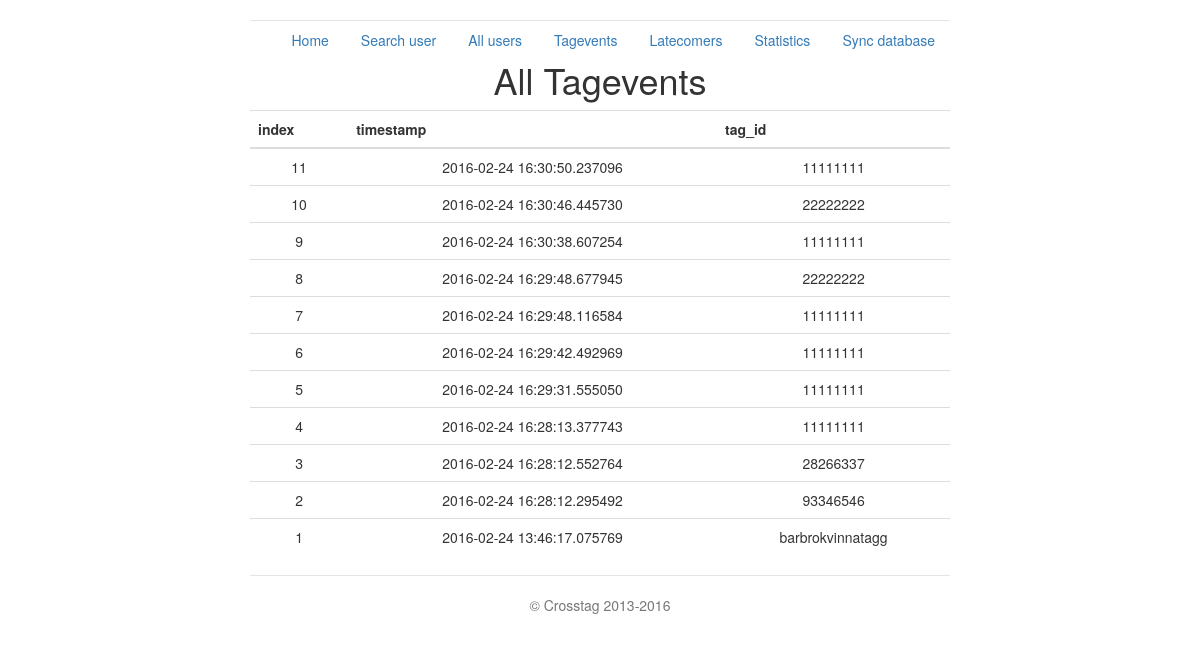
The page /all_tagevents on the database as committed earlier.
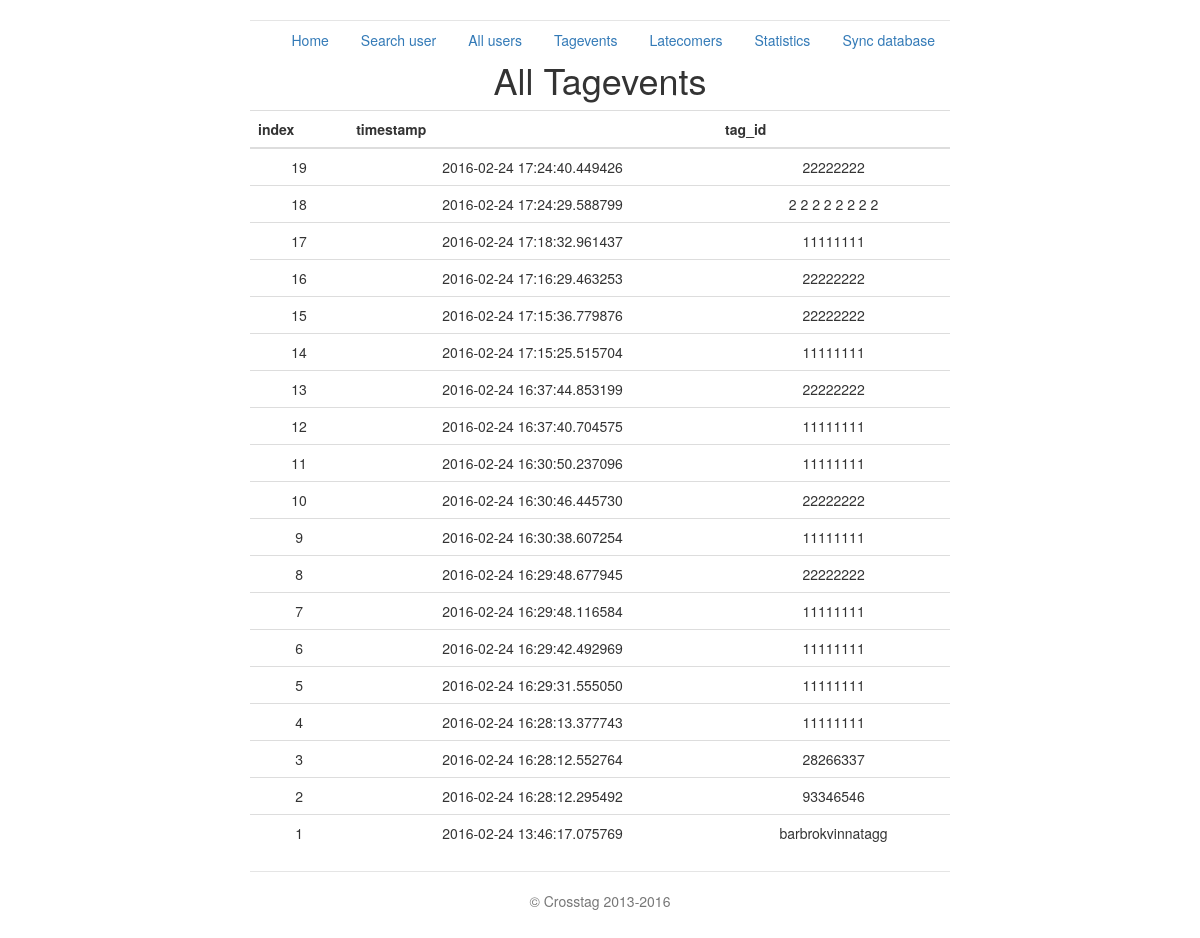
The same page on the database as committed later.
### crosstag_server.py (models this page shows, shortened)
class Tagevent(db.Model):
    index = db.Column(db.Integer, primary_key=True)
    tag_id = db.Column(db.String(20))
    timestamp = db.Column(db.DateTime)
    uid = db.Column(db.Integer, db.ForeignKey('user.index'))
    def dict(self):
        return {'index': self.index, 'timestamp': str(self.timestamp),
                'tag_id': self.tag_id, 'uid': self.uid}

### crosstag_server.py (the view)
@app.route('/all_tagevents', methods=['GET'])
def all_tagevents():
    ret = []
    events = Tagevent.query.all()
    for hit in events:
        js = hit.dict()
        ret.append(js)
    ret.reverse()
    return render_template('all_tagevents.html',
                           title='All Tagevents',
                           hits=ret)

### templates/all_tagevents.html (shortened to what this page needs)
{% extends "base.html" %}
{% block content %}
<h1>{{title}}</h1>
{% if hits %}
	<table class="table table-hover">
	<tbody>
		<thead>
			<tr>
				<th>index</th> <th>timestamp</th><th>tag_id</th>
			</tr>
		</thead>
				{% for hit in hits %}
				<tr>
					<td>{{hit.index}}</td> <td>{{hit.timestamp}}</td> <td>{{hit.tag_id}}</td>
				</tr>
				{% endfor %}
	</tbody>
	</table>
{% endif %}
{% endblock %}

### templates/base.html (shortened to what this page needs)
<!DOCTYPE html>
<html lang="en">
  <head>
    <link rel="stylesheet" type="text/css" href="../../static/datepicker.css">
    <link href="../../static/bootstrap.css" rel="stylesheet">
    <link href="../../static/jumbotron-narrow.css" rel="stylesheet">
  </head>
  <body>
    <div class="container">
      <div class="header">
        <nav>
          <ul class="nav nav-pills pull-right">
            <li role="presentation"><a href="/index">Home</a></li>
            <li role="presentation"><a href="/search_user">Search user</a></li>
            <li role="presentation"><a href="/all_users">All users</a></li>
            <li role="presentation"><a href="/tagevent">Tagevents</a></li>
            <li role="presentation"><a href="/inactive_check">Latecomers</a></li>
            <li role="presentation"><a href="/statistics">Statistics</a></li>
            <li role="presentation"><a href="/crosstag/v1.0/fortnox/">Sync database</a></li>
          </ul>
        </nav>
      </div>
      {% block content %}{% endblock %}
      <footer class="footer">
        <p>&copy; Crosstag 2013-2016</p>
      </footer>
    </div>
  </body>
</html>

### static/datepicker.css (style rules this page uses)
.container { text-align: center; }

### static/jumbotron-narrow.css (style rules this page uses)
body { padding-top: 20px; padding-bottom: 20px; }
.header, .marketing, .footer { padding-right: 15px; padding-left: 15px; }
.header { border-bottom: 1px solid #e5e5e5; }
.footer { padding-top: 19px; color: #777; border-top: 1px solid #e5e5e5; }
@media (min-width: 768px) { .container { max-width: 730px; } }
@media screen and (min-width: 768px) { .header, .marketing, .footer { padding-right: 0; padding-left: 0; } }
@media screen and (min-width: 768px) { .header { margin-bottom: 30px; } }

Rows that differ between the two databases and show on the page:
added Tagevent: index "19", timestamp "2016-02-24 17:24:40.449426", tag_id "22222222"
added Tagevent: index "18", timestamp "2016-02-24 17:24:29.588799", tag_id "2 2 2 2 2 2 2 2"
added Tagevent: index "17", timestamp "2016-02-24 17:18:32.961437", tag_id "11111111"
added Tagevent: index "16", timestamp "2016-02-24 17:16:29.463253", tag_id "22222222"
added Tagevent: index "15", timestamp "2016-02-24 17:15:36.779876", tag_id "22222222"
added Tagevent: index "14", timestamp "2016-02-24 17:15:25.515704", tag_id "11111111"
added Tagevent: index "13", timestamp "2016-02-24 16:37:44.853199", tag_id "22222222"
added Tagevent: index "12", timestamp "2016-02-24 16:37:40.704575", tag_id "11111111"
